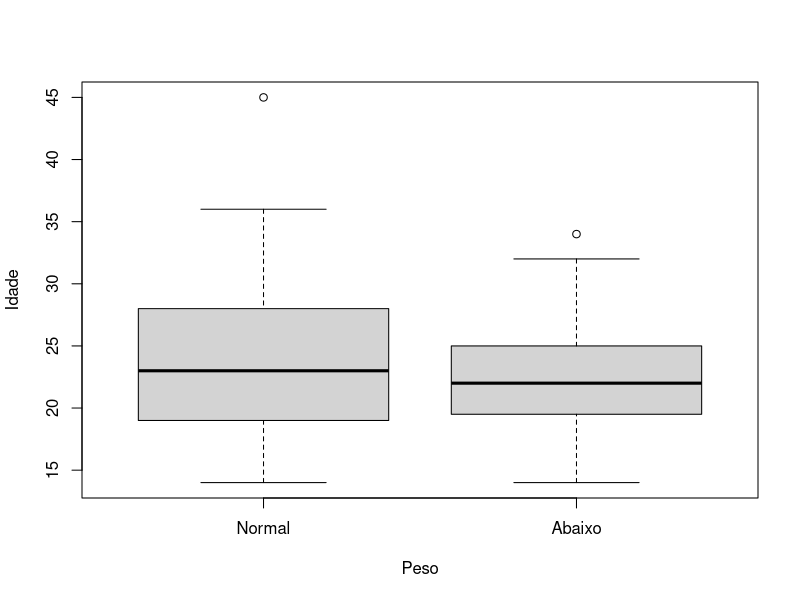

Source code (R):
setwd("~/Documents/projects/UTFPR/probabilidade-e-estatistica-MA35B/avaliacao1/avaliacao")
d <- read.csv(file="lowbwt1.csv", sep=";", dec=",")

jpeg("boxplot-idadeXpeso.jpg")
boxplot(d$AGE~d$LOW, ylab="Idade", xlab="Peso", names=c("Normal", "Abaixo"))
graphics.off()

tapply(d$AGE, d$LOW, mean)

tapply(d$AGE, d$LOW, median)

tapply(d$AGE, d$LOW, sd)

maxmin <- tapply(d$AGE, d$LOW, range)
diff(maxmin$"0")
diff(maxmin$"1")

tapply(d$AGE, d$LOW, IQR)